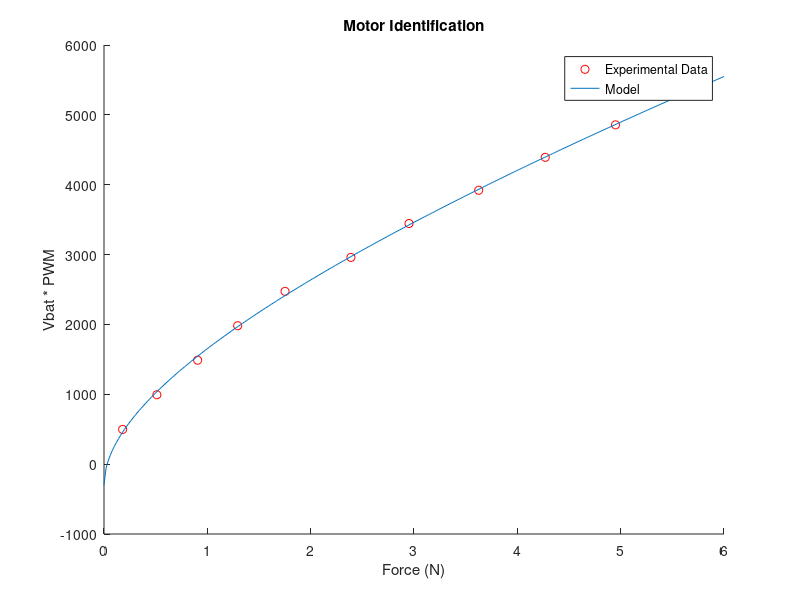

Write MATLAB code to recreate this figure.
dataAvg = load('motor_identification.mat'); %Load data
dataAvg = dataAvg.dataAvg

A = [abs(dataAvg(1:10, 3)) sqrt(abs(dataAvg(1:10, 3))) ones(10,1)];
b = abs(dataAvg(1:10, 15).*dataAvg(1:10,7));

x = pinv(A)*b;

% Plot data
figure;

hold on;
fit_x = 0:0.02:6;
fit_y = (fit_x*x(1) + sqrt(fit_x)*x(2)+x(3)); %Calculate model based on the fitted parameters

plot(abs(dataAvg(1:10, 3)), b, 'or'); %Plot original Data points
plot(fit_x, fit_y); %Plot fitted model

xlabel('Force (N)');
ylabel('Vbat * PWM');
legend('Experimental Data', 'Model');
title('Motor Identification')
hold off;

